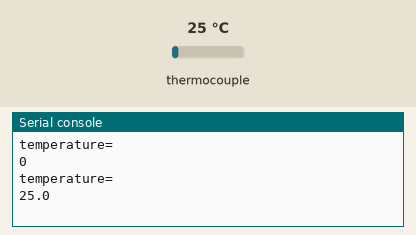
This program was run on a simulated ESP32 board running MicroPython. Parts: the last lines printed to the serial console. The test bench sets the inputs (shaded band); at power-on: thermocouple 25 °C.

Above: at 1.2 s.
1.3 s: thermocouple set to 6 °C
At 2.6 s:
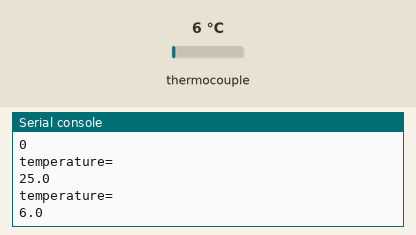
2.8 s: thermocouple set to 75 °C
At 3.6 s:
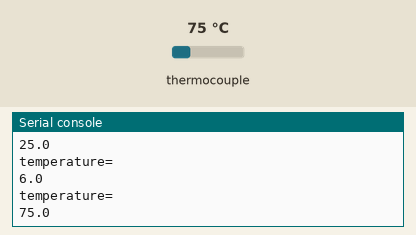
Timing chart, 0 to 5.8 s (numbered marks = the images above; inputs shaded):
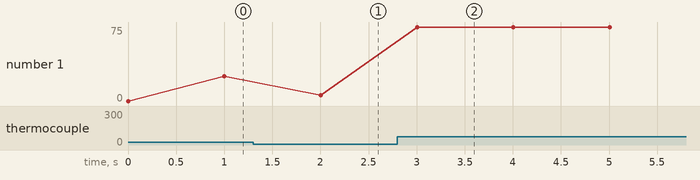

The program:

test.py
```python
import time

from machine import Pin


class TestMAX6675:
    MEASUREMENT_PERIOD_MS = 220

    def __init__(self, sck, cs, so):
        """
        Creates new object for controlling MAX6675
        :param sck: SCK (clock) pin, must be configured as Pin.OUT
        :param cs: CS (select) pin, must be configured as Pin.OUT
        :param so: SO (data) pin, must be configured as Pin.IN
        """
        # Thermocouple
        self._sck = sck
        self._sck.off()

        self._cs = cs
        self._cs.on()

        self._so = so
        self._so.off()

        self._last_measurement_start = 0
        self._last_read_temp = 0
        self._error = 0

    def _cycle_sck(self):
        self._sck.on()
        time.sleep_us(1)
        self._sck.off()
        time.sleep_us(1)

    def refresh(self):
        """
        Start a new measurement.
        """
        self._cs.off()
        time.sleep_us(10)
        self._cs.on()
        self._last_measurement_start = time.ticks_ms()

    def ready(self):
        """
        Signals if measurement is finished.
        :return: True if measurement is ready for reading.
        """
        return time.ticks_ms() - self._last_measurement_start > TestMAX6675.MEASUREMENT_PERIOD_MS

    def error(self):
        """
        Returns error bit of last reading. If this bit is set (=1), there's problem with the
        thermocouple - it can be damaged or loosely connected
        :return: Error bit value
        """
        return self._error

    def read(self):
        """
        Reads last measurement and starts a new one. If new measurement is not ready yet, returns last value.
        Note: The last measurement can be quite old (e.g. since last call to `read`).
        To refresh measurement, call `refresh` and wait for `ready` to become True before reading.
        :return: Measured temperature
        """
        # Check if new reading is available
        if self.ready():
            # Bring CS pin low to start protocol for reading result of
            # the conversion process. Forcing the pin down outputs
            # first (dummy) sign bit 15.
            self._cs.off()
            time.sleep_us(10)

            # Read temperature bits 14-3 from MAX6675.
            value = 0
            for i in range(12):
                # SCK should resemble clock signal and new SO value
                # is presented at falling edge
                self._cycle_sck()
                value += self._so.value() << (11 - i)

            # Read the TC Input pin to check if the input is open
            self._cycle_sck()
            self._error = self._so.value()

            # Read the last two bits to complete protocol
            for i in range(2):
                self._cycle_sck()

            # Finish protocol and start new measurement
            self._cs.on()
            self._last_measurement_start = time.ticks_ms()

            self._last_read_temp = value * 0.25

        return self._last_read_temp

if __name__ == "__main__":
    sck = Pin(13, Pin.OUT)
    cs = Pin(12, Pin.OUT)
    so = Pin(11, Pin.IN)
    sensor = TestMAX6675(sck, cs, so)
    while True:
        print("temperature=")
        print(sensor.read())
        time.sleep(1)
```

Measured:
- after the input at 1.3 s, the serial console: prints a new line after 0.70 s (image 1)
- after the input at 2.8 s, the serial console: prints a new line after 0.20 s (image 2)
- plotted number 1: 25 → 6 after the input at 1.3 s, 6 → 75 after the input at 2.8 s
